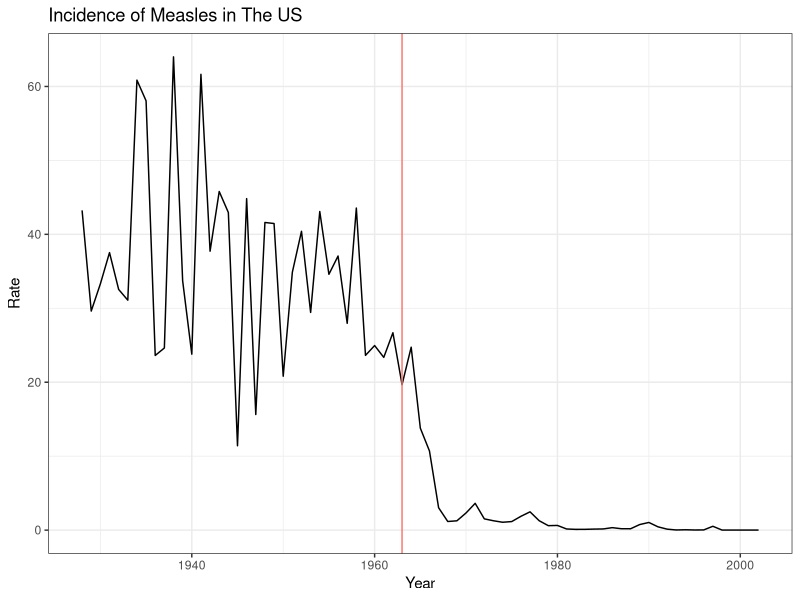
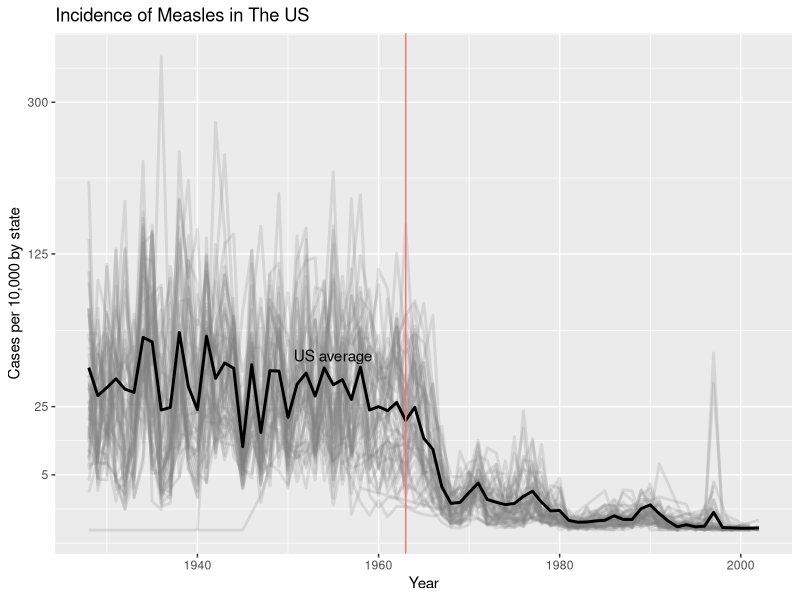
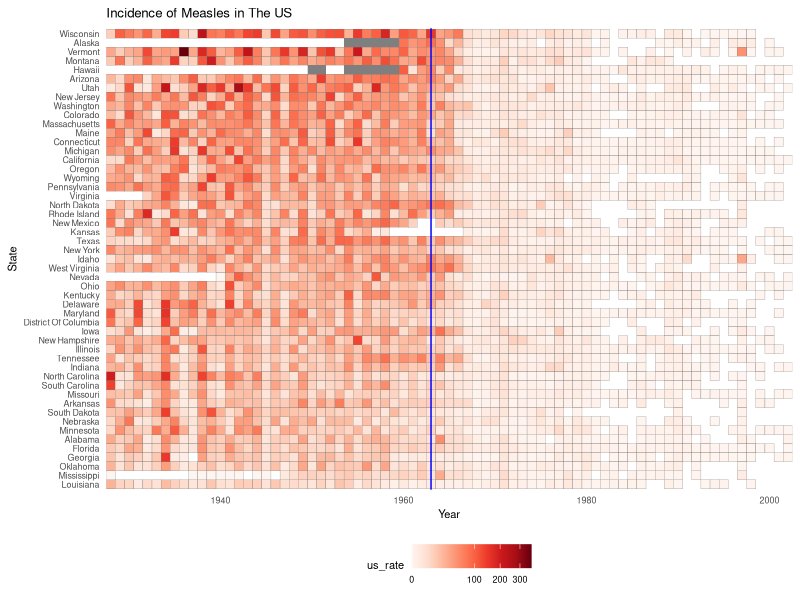

These charts were generated, in order, by the following R code:
library(dslabs)
library(tidyverse)
library(ggplot2)

avg <- us_contagious_diseases %>%
  filter(disease == "Measles" & !state %in% c("Alaska", "Hawaii") &
           weeks_reporting > 0) %>%
  group_by(year) %>%
  summarize(rate = sum(count/weeks_reporting*52, na.rm = TRUE)/sum(population)*10000)


avg |> 
  ggplot(aes(year, rate)) +
  geom_line() +
  labs(x = "Year", y = "Rate", title = "Incidence of Measles in The US") +
  theme_bw() +
  geom_vline(aes(xintercept = 1963, color = "pink"), show.legend = FALSE)




us_contagious_diseases %>%
  filter(disease == "Measles" & !state %in% c("Alaska", "Hawaii") &
           weeks_reporting > 0) %>%
  mutate(us_rate = count / population * 10000 * 52 / weeks_reporting) %>%
  ggplot() +
  geom_line(aes(year, us_rate, group = state),  color = "grey50", 
            show.legend = FALSE, alpha = 0.2, linewidth = 1) +
  geom_line(mapping = aes(year, rate),  data = avg, linewidth = 1) +
  scale_y_continuous(trans = "sqrt", breaks = c(5, 25, 125, 300)) + 
  ggtitle("Incidence of Measles in The US") + 
  xlab("Year") + ylab("Cases per 10,000 by state") +
  geom_text(data = data.frame(x = 1955, y = 50), 
            mapping = aes(x, y, label = "US average"), 
            color = "black") + 
  geom_vline(aes(xintercept = 1963, color = "pink"), show.legend = FALSE)



## use this color pallete
reds <- RColorBrewer::brewer.pal(9, "Reds")

us_contagious_diseases %>%
  filter(disease == "Measles" & weeks_reporting > 0) %>%
  mutate(us_rate = count / population * 10000 * 52 / weeks_reporting) %>%
  mutate(state = reorder(state, ifelse(year <= 1963, us_rate, NA), 
                         median, na.rm = TRUE)) %>%
  ggplot(aes(year, state, fill = us_rate)) +
  geom_tile(color = "grey50") +
  scale_x_continuous(expand = c(0,0)) +
  scale_fill_gradientn(colors = reds, trans = "sqrt") +
  geom_vline(xintercept = 1963, col = "blue") +
  theme_minimal() +  
  theme(panel.grid = element_blank(), 
        legend.position = "bottom", 
        text = element_text(size = 8)) +
  labs(title = "Incidence of Measles in The US", x = "Year", y = "State")
